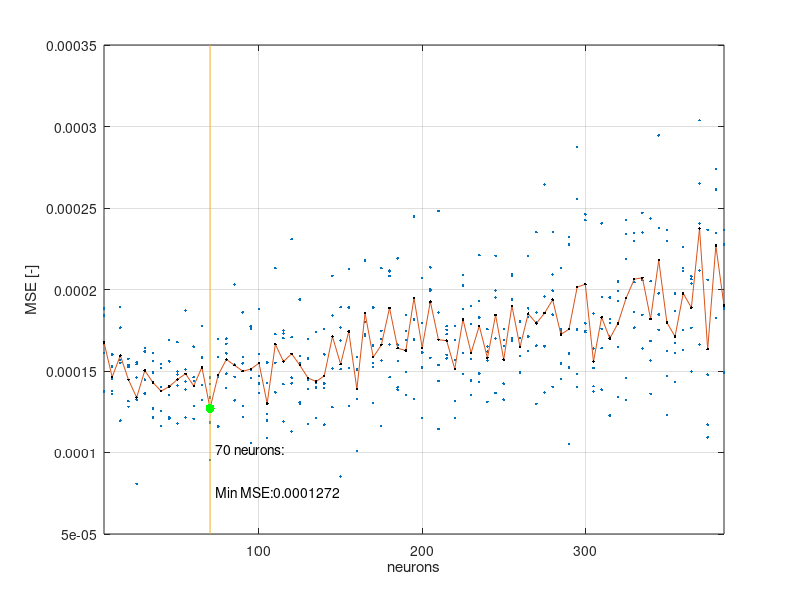

This figure's MATLAB source:
clear all 
close all
a=0;
b=0;
c=0;
d=1;
neval=3001;
%%
if a
a1=load('nnglobalsessionupto565.mat');
a2=load('nnglobalsession565to645.mat');

a3=load('nnglobalsession645845.mat');
a4=load('nnglobalsession865andup.mat');
a5=load('nnglobalsession1000.mat');
% a6=load('nnglobalsession2000.mat');
% a7=load('nnglobalsession1500.mat');
% a8=load('nnglobalsession12501750.mat
El=a1.El;
El=[El;a2.El(6:end,:);a3.El(6:end,:);a4.El;a5.El;];%a6.El;a7.El;a8.El];
El(:,2)=2*El(:,2)/neval;
Elmean=[];

k=0;
n_prev=El(1,1);
m=0;
i=1;
variance =[];
while i<size(El,1)
   q=find(El(:,1)==El(i,1));
   r=El(q,:);
   Elmean=[Elmean; mean(r,1)];
   variance=[variance;El(i,1),var(r(:,2))];
   i=q(end)+1;
   dummy=2;
end

[~,k]=sort(Elmean(:,1));
Elmean=Elmean(k,:);

figure('Position',[10,10,1200,400]);
plot(El(:,1),El(:,2),'.')
hold on 
plot(Elmean(:,1),Elmean(:,2));
hold on 
plot(Elmean(:,1),Elmean(:,2),'.k','markersize',10);
grid on
xlabel('Nr neurons')
ylabel('MSE')
legend('final MSE single run','Average final MSE');
saveas(gcf,'Report/plots/nnopti.eps','epsc');
end
%%
if b
b1=load("findoptimumRBFNN.mat");
b2=load("findoptimumRBFNNupto38.mat");

El2=b2.El; 
El3=b1.El;
El2=[El2;El3]./[1,0.5*neval];
Elm=[b2.El_mean;b1.El_mean]./[1,0.5*neval];
grad=diff(Elm(:,2));
grad=[Elm(2:end,1),grad];
grad_m=movmean(grad(:,2),5);
threshold=-1e-6;
window=10;
for k=window:size(grad_m,1)
    grads=grad_m(k-(window+-1):k);
    ns=grad(k-(window+-1):k,1);
    T=grads>threshold;
    if sum(T)==window
        n=ns(end);
        break
    end
end



figure('Position',[10,10,1200,800])
subplot(211)
plot(El2(:,1),El2(:,2),'.')
hold on
plot(Elm(:,1),Elm(:,2))
grid on
legend('final MSE single run','Average final MSE');
subplot(212)
plot(grad(:,1),grad(:,2))
hold on
plot(grad(:,1),grad_m);
grid on 
legend('Error gradient','Moving Average Error gradient (10 samples)','location','southeast')
saveas(gcf,'Report/plots/nnopti2.eps','epsc');
end 
%%
if c
   

c1=load('findoptimumfixevalupto650.mat');
c2=load('findoptimumfixeval660to.mat'); 
Elc=[c1.El;c2.El]./[1,0.5*neval];
Elmeanc=[c1.El_mean;c2.El_mean]./[1,0.5*neval];
minE=inf; 
search=1;
k=1;
window=15;
while search && k<=size(Elmeanc,1)
    if Elmeanc(k,2)<minE
        minE=Elmeanc(k,2);
        j=k;
    end
    
    if (k-j)>=window
        search=0;
    end
    
    k=k+1; 
end
    
nsel=Elmeanc(j,1);


figure('Position',[10,10,1200,400])
plot(Elc(:,1),Elc(:,2),'.');
hold on 
plot(Elmeanc(:,1),Elmeanc(:,2));

hold on 
plot(Elmeanc(:,1),Elmeanc(:,2),'.k');
hold on 
line([nsel,nsel],get(gca,'ylim'))
hold on 
plot(Elmeanc(j,1),Elmeanc(j,2),'.g','MarkerSize',20);
hold on 
text(1.05*nsel,0.6*minE,strcat(num2str(nsel)," neurons:"));
text(1.05*nsel,0.4*minE,strcat("Min MSE:",num2str(minE)));
grid on
xlim([min(Elc(:,1)),max(Elc(:,1))]);
xlabel("neurons");
ylabel("MSE [-]");
saveas(gcf,"Report/plots/findoptinn.eps",'epsc');
end


if 0
load('NNsetf.mat')
load('atrue.mat');
load('Btrue.mat');
load('Vtrue.mat');
load('T.mat');
load_f16data2018;
atrue_nom=normalize(atrue,'zscore');
btrue_nom=normalize(Btrue,'zscore');   
X=[atrue_nom,btrue_nom]';
fr_train=0.7;
fr_val=1-fr_train;
[X_train,X_val,Y_train,Y_val]=splitData([atrue_nom,btrue_nom],Cm,fr_train,fr_val,1);
X_denom=[atrue,Btrue]'.*(180/pi);
TRIeval = delaunayn(X_denom');
nnoutput=calcNNOutput(NNsetf,X);
Cmnn=nnoutput.yk;
MSE=sum((Cmnn'-Cm).^2)/size(X_denom,2);
figure('Position',[10,10,1800,600]);
subplot(131)
trisurf(TRIeval,X_denom(1,:),X_denom(2,:),Cm,'edgecolor','none')
hold on 
plot3(X_denom(1,:),X_denom(2,:),Cmnn,'.k','MarkerSize',5)
pbaspect([1,1,1])
legend('Measured','RBFNN','location','best')
view(135,20)
set(gcf,'Renderer','OpenGL');
hold on;
light('Position',[0.5 .5 15],'Style','local');
camlight('headlight');
material([.3 .8 .9 25]);
shading interp;
lighting phong;
title('Measured')
xlabel('\alpha [deg]')
ylabel('\beta [deg]')
zlabel('Cm [-]')

subplot(132)
trisurf(TRIeval,X_denom(1,:),X_denom(2,:),Cmnn,'edgecolor','none')
pbaspect([1,1,1])
view(135,20)
set(gcf,'Renderer','OpenGL');
hold on;
light('Position',[0.5 .5 15],'Style','local');
camlight('headlight');
material([.3 .8 .9 25]);
shading interp;
lighting phong;
title('RBFNN Output')
xlabel('\alpha [deg]')
ylabel('\beta [deg]')
zlabel('Cm [-]')    

subplot(133)
trisurf(TRIeval,X_denom(1,:),X_denom(2,:),(Cmnn'-Cm).^2,'edgecolor','none')
% plot(Cmnn'-Cm);
pbaspect([1,1,1])
view(135,20)
set(gcf,'Renderer','OpenGL');
hold on;
light('Position',[0.5 .5 15],'Style','local');
camlight('headlight');
material([.3 .8 .9 25]);
shading interp;
lighting phong;
title('Quadratic Residual')
xlabel('\alpha [deg]')
ylabel('\beta [deg]')
zlabel('Cm [-]^2')    
saveas(gcf,'Report/plots/finalrbfnn.eps','epsc')
    
end

if 0
   
set={}
nrsets=9; 
colors{1}=[0,12,255]/255; %blue 
colors{2}=[66,255,0]/255; %green 
colors{3}=[255,216,0]/255; %yellow 
colors{4}=[212,150,0]/255; %orange 
colors{5}=[255,0,0]/255; %red 
colors{6}=[176,6,255]/255; %purple 
colors{7}=[0,0,0]/255; %black 
colors{8}=[2,246,255]/255; %light blue 
colors{9}=[16,147,6]/255; %dark green   
legstr={}
for o=1:nrsets
   legstr{o}=strcat("set"," ",num2str(o)); 
end
f=figure('Position',[10,10,1200,600]);
    for k=1:nrsets
        set{k}=load(strcat("FFset",num2str(k),".mat"));
%     set1=load("FFset1.mat");
%     set2=load("FFset2.mat");
%     set3=load("FFset3.mat");
%     set4=load("FFset4.mat");
%     set5=load("FFset5.mat");
%     set6=load("FFset6.mat");
%     set7=load("FFset7.mat");
%     set8=load("FFset8.mat");
%     set9=load("FFset9.mat");
%     subplot(floor(sqrt(nrsets)),floor(nrsets/floor(sqrt(nrsets))),k)
    for j=1:size(set{k}.Eprop,1)
       hi=semilogy(set{k}.Eprop{j,2},set{k}.Eprop{j,1}./(0.5*3001),'color',colors{k},'LineWidth',1.1);
      
       hold on
    end
    h(k)=hi(1);
%     title(strcat("set"," ",num2str(k)));
    xlabel('evaluations')
    ylabel('MSE')
    grid on 
%     ylim([1e-5,1e-2]);

    end
    title("MSE Propagation");
    legend(h,legstr);
    xlim([0,4010]);
    
    saveas(gcf,'Report/plots/erorpropset.eps','epsc')
end

if 1 %optimum FFNN
    
       
ffopt=load('fffindoptimum.mat'); 
    Elc=[ffopt.El;ffopt.El]./[1,0.5*neval];
Elmeanc=[ffopt.El_mean]./[1,0.5*neval]; %correct from squared error sum(0.5()^2) to MSE sum(e^2)/n `
minE=inf; 
search=1;
k=1;
window=15;
while search && k<=size(Elmeanc,1)
    if Elmeanc(k,2)<minE
        minE=Elmeanc(k,2);
        j=k;
    end
    
    if (k-j)>=window
        search=0;
    end
    
    k=k+1; 
end
    
nsel=Elmeanc(j,1);
    
    
    
 
    figure('Position',[10,10,900,300])
    plot(Elc(:,1),Elc(:,2),'.');
    hold on 
    plot(Elmeanc(:,1),Elmeanc(:,2));
    hold on
    plot(Elmeanc(:,1),Elmeanc(:,2),'.k');
    hold on 
    line([nsel,nsel],get(gca,'ylim'))
    hold on
    plot(Elmeanc(j,1),Elmeanc(j,2),'.g','MarkerSize',20);
    text(1.05*nsel,0.8*minE,strcat(num2str(nsel)," neurons:"));
    text(1.05*nsel,0.6*minE,strcat("Min MSE:",num2str(minE,'%1.4u')));
    grid on
    xlabel('neurons');
    ylabel('MSE [-]')
    xlim([min(Elc(:,1)),max(Elc(:,1))]);
    saveas(gcf,'Report/plots/FFNNOptiN.eps','epsc')
end
